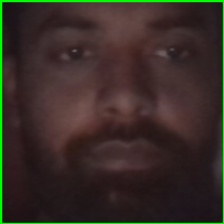
#> input picture dataset/Ritik/0.jpg, 224 x 224 px
$ python face_recognition_mp.py
#> lines starting #> are read from the running program, lines starting #| are printed output that depends on the picture
#> further down, img is the input picture: shape (224, 224, 3); mean B, G, R 38, 45.1, 55
import cv2
import mediapipe as mp
import numpy as np
import os
from numpy.linalg import norm

# ---------- UTILS ----------
def extract_features(face_img):
    gray = cv2.cvtColor(face_img, cv2.COLOR_BGR2GRAY)
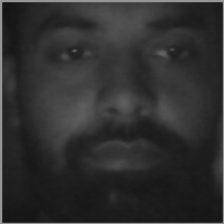
#> gray: shape (224, 224); min 18, max 157, mean 47.2
    gray = cv2.resize(gray, (100, 100))
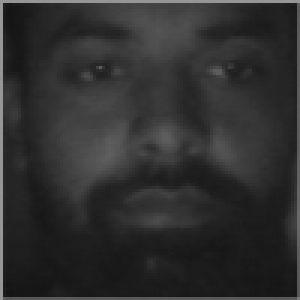
#> gray: shape (100, 100) (shown 3 times larger); min 20, max 151, mean 47.2

    hist = cv2.calcHist([gray], [0], None, [256], [0, 256])
#> hist = 256 values, max 448 at index 27, min 0 at index 0, mean 39.06
    hist = cv2.normalize(hist, hist).flatten()
#> hist = 256 values, max 0.312 at index 27, min 0 at index 0, mean 0.0272
    return hist

def cosine_similarity(a, b):
    return np.dot(a, b) / (norm(a) * norm(b))

# ---------- LOAD DATASET ----------
known_features = []
known_ids = []

DATASET_DIR = "dataset"

for student_id in os.listdir(DATASET_DIR):
    student_path = os.path.join(DATASET_DIR, student_id)

    if not os.path.isdir(student_path):
        continue

    images = os.listdir(student_path)
    if not images:
        continue

    img_path = os.path.join(student_path, images[0])
    img = cv2.imread(img_path)

    if img is None:
        continue

    feat = extract_features(img)
#> feat has the same summary as hist in extract_features
    known_features.append(feat)
    known_ids.append(student_id)

print(f"[INFO] Loaded {len(known_ids)} students")

# ---------- MEDIAPIPE ----------
mp_face_detection = mp.solutions.face_detection
#> (the run stopped early here; a loop or call above may not have finished)

$ run again, on dataset/Ritik/4.jpg
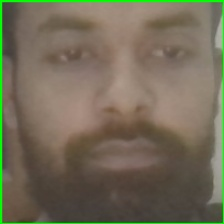
#> input picture dataset/Ritik/4.jpg, 224 x 224 px
#> img is the input picture: shape (224, 224, 3); mean B, G, R 87.4, 107.7, 114.7
#> in extract_features, `gray = cv2.cvtColor(face_img, cv2.COLOR_BGR2GRAY)`:
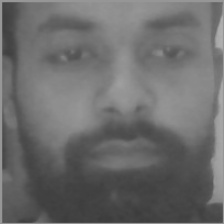
#> gray: shape (224, 224); min 59, max 177, mean 107.5
#> in extract_features, `hist = cv2.calcHist([gray], [0], None, [256], [0, 256])`: hist = 256 values, max 208 at index 65, min 0 at index 0, mean 39.06
#> in extract_features, `hist = cv2.normalize(hist, hist).flatten()`: hist = 256 values, max 0.191 at index 65, min 0 at index 0, mean 0.0359
#> feat has the same summary as hist in extract_features

$ run again, on dataset/Ritik/5.jpg
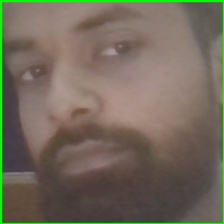
#> input picture dataset/Ritik/5.jpg, 224 x 224 px
#> img is the input picture: shape (224, 224, 3); mean B, G, R 91.1, 105.6, 114.7
#> in extract_features, `gray = cv2.cvtColor(face_img, cv2.COLOR_BGR2GRAY)`:
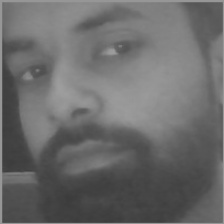
#> gray: shape (224, 224); min 59, max 158, mean 106.7
#> in extract_features, `hist = cv2.calcHist([gray], [0], None, [256], [0, 256])`: hist = 256 values, max 219 at index 65, min 0 at index 0, mean 39.06
#> in extract_features, `hist = cv2.normalize(hist, hist).flatten()`: hist = 256 values, max 0.2 at index 65, min 0 at index 0, mean 0.0358
#> feat has the same summary as hist in extract_features

$ run again, on dataset/Ritik/6.jpg
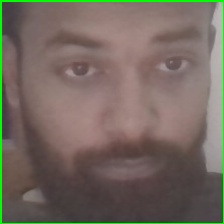
#> input picture dataset/Ritik/6.jpg, 224 x 224 px
#> img is the input picture: shape (224, 224, 3); mean B, G, R 95.5, 105.1, 116.1
#> in extract_features, `gray = cv2.cvtColor(face_img, cv2.COLOR_BGR2GRAY)`:
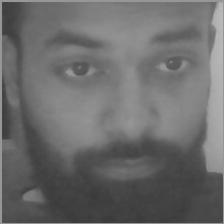
#> gray: shape (224, 224); min 58, max 186, mean 107.3
#> in extract_features, `hist = cv2.calcHist([gray], [0], None, [256], [0, 256])`: hist = 256 values, max 243 at index 65, min 0 at index 0, mean 39.06
#> in extract_features, `hist = cv2.normalize(hist, hist).flatten()`: hist = 256 values, max 0.223 at index 65, min 0 at index 0, mean 0.0358
#> feat has the same summary as hist in extract_features
